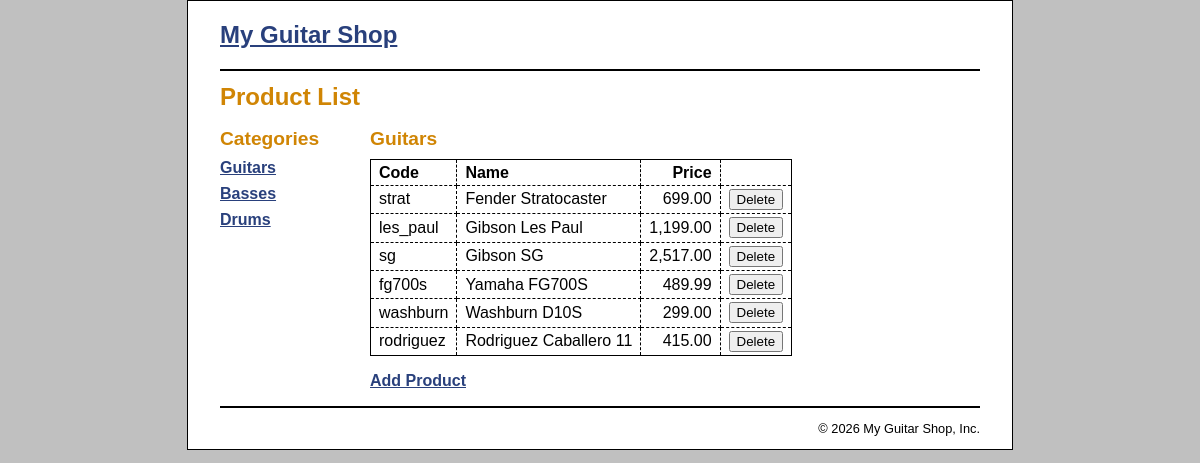
The page /Solutions/Week7/product_manager/index.php on the database its author committed.
### tables this page shows
CREATE TABLE categories (
  categoryID       INT(11)        NOT NULL   AUTO_INCREMENT,
  categoryName     VARCHAR(255)   NOT NULL,
  PRIMARY KEY (categoryID)
);

CREATE TABLE products (
  productID        INT(11)        NOT NULL   AUTO_INCREMENT,
  categoryID       INT(11)        NOT NULL,
  productCode      VARCHAR(10)    NOT NULL   UNIQUE,
  productName      VARCHAR(255)   NOT NULL,
  listPrice        DECIMAL(10,2)  NOT NULL,
  PRIMARY KEY (productID)
);

### Solutions/Week7/model/category_db.php (called while the page is built)
<?php
class CategoryDB {
    public static function getCategories() {
        $db = Database::getDB();
        $query = 'SELECT * FROM categories
                  ORDER BY categoryID';
        $statement = $db->prepare($query);
        $statement->execute();
        $categories = [];
        foreach ($statement as $row) {
            $category = new Category($row['categoryID'],
                                     $row['categoryName']);
            $categories[] = $category;
        }
        return $categories;
    }
    public static function getCategory($category_id) {
        $db = Database::getDB();
        $query = 'SELECT * FROM categories
                  WHERE categoryID = :category_id';
        $statement = $db->prepare($query);
        $statement->bindValue(':category_id', $category_id);
        $statement->execute();
        $row = $statement->fetch();
        $category = new Category($row['categoryID'],
                                 $row['categoryName']);
        return $category;
    }
}
?>

### Solutions/Week7/model/category.php (called while the page is built, shortened)
<?php
class Category {
    public function getID() {
        return $this->id;
    }
    public function getName() {
        return $this->name;
    }
}
?>

### Solutions/Week7/model/product_db.php (called while the page is built, shortened)
<?php
class ProductDB {
    public static function getProductsByCategory($category_id) {
        $db = Database::getDB();
        $category = CategoryDB::getCategory($category_id);
        $query = 'SELECT * FROM products
                  WHERE products.categoryID = :category_id
                  ORDER BY productID';
        $statement = $db->prepare($query);
        $statement->bindValue(":category_id", $category_id);
        $statement->execute();
        $rows = $statement->fetchAll();
        $products = [];
        foreach ($rows as $row) {
            $product = new Product($category,
                                   $row['productCode'],
                                   $row['productName'],
                                   $row['listPrice']);
            $product->setId($row['productID']);
            $products[] = $product;
        }
        return $products;
    }
}
?>

### Solutions/Week7/model/product.php (called while the page is built, shortened)
<?php
class Product {
    public function getCode() {
        return $this->code;
    }
    public function getName() {
        return $this->name;
    }
    public function getPriceFormatted() {
        $formatted_price = number_format($this->price, 2);
        return $formatted_price;
    }
}
?>

### Solutions/Week7/product_manager/product_list.php (the view, shortened to what this page needs)
<?php include '../view/header.php'; ?>
<main>
    <h1>Product List</h1>
    <aside>
        <h2>Categories</h2>
        <nav>
        <ul>
        <?php foreach ($categories as $category) : ?>
            <li>
            <a href="?category_id=<?php echo $category->getID(); ?>">
                <?php echo $category->getName(); ?>
            </a>
            </li>
        <?php endforeach; ?>
        </ul>
    </aside>
    <section>
        <h2><?php echo $current_category->getName(); ?></h2>
        <table>
            <tr>
                <th>Code</th>
                <th>Name</th>
                <th class="right">Price</th>
                <th>&nbsp;</th>
            </tr>
            <?php foreach ($products as $product) : ?>
            <tr>
                <td><?php echo $product->getCode(); ?></td>
                <td><?php echo $product->getName(); ?></td>
                <td class="right"><?php echo $product->getPriceFormatted(); ?></td>
                <td><form action="." method="post"
                          id="delete_product_form">
                    <input type="submit" value="Delete" />
                </form></td>
            </tr>
            <?php endforeach; ?>
        </table>
        <p><a href="?action=show_add_form">Add Product</a></p>
    </section>
</main>
<?php include '../view/footer.php'; ?>

### Solutions/Week7/main.css (style rules this page uses)
html { background-color: rgb(192, 192, 192); }
body { font-family: Arial, Helvetica, sans-serif; width: 760px; margin: 0 auto; padding: 0 2em; background-color: white; border: 1px solid black; }
main { margin-bottom: 1em; }
aside { float: left; width: 150px; }
section { float: left; width: 500px; }
h1 { font-size: 150%; margin: .5em 0; }
h2 { font-size: 120%; margin: .25em 0 .5em; }
h1, h2 { color: rgb(208, 133, 4); }
ul { list-style-type: none; margin: 0; padding-left: 0; padding-bottom: 1em; }
li { padding-bottom: 0.5em; }
a { color: rgb(41, 64, 124); font-weight: bold; }
table { border: 1px solid black; border-collapse: collapse; margin-bottom: 1em; }
td, th { border: 1px dashed black; padding: .2em .5em .2em .5em; text-align: left; }
.right { text-align: right; }

### rows shown on the page
categories: categoryName "Guitars"
categories: categoryName "Basses"
categories: categoryName "Drums"
products: productCode "strat", productName "Fender Stratocaster", PriceFormatted "699.00"
products: productCode "les_paul", productName "Gibson Les Paul", PriceFormatted "1,199.00"
products: productCode "sg", productName "Gibson SG", PriceFormatted "2,517.00"
products: productCode "fg700s", productName "Yamaha FG700S", listPrice "489.99"
products: productCode "washburn", productName "Washburn D10S", listPrice "299.00"
products: productCode "rodriguez", productName "Rodriguez Caballero 11", listPrice "415.00"
